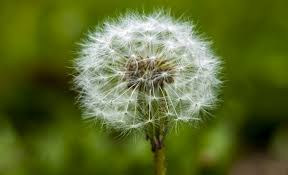
#> input picture hh.jpg, 288 x 175 px, found by its file name
$ python implementasi-SIFT.py
#> lines starting #> are read from the running program, lines starting #| are printed output that depends on the picture
import cv2

# Membaca gambar dalam mode grayscale
image = cv2.imread('hh.jpg', cv2.IMREAD_GRAYSCALE)
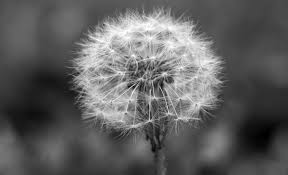
#> image: shape (175, 288); min 0, max 255, mean 95.5

# Inisialisasi objek SIFT
sift = cv2.SIFT_create()

# Mendeteksi keypoints dan komputasi deskriptor
keypoints, descriptors = sift.detectAndCompute(image, None)
#> keypoints = 262 keypoints; strongest (x, y, size): (164, 74, 3.7), (170, 80, 4.8), (149, 120, 2), (162, 85, 2.6)

# Menggambar keypoints di citra
sift_image = cv2.drawKeypoints(
    image, keypoints, None, flags=cv2.DRAW_MATCHES_FLAGS_DRAW_RICH_KEYPOINTS
)
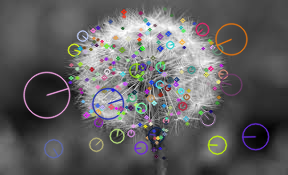
#> sift_image: shape (175, 288, 3); mean of channels 0, 1, 2 97, 96.3, 97.3; drawn as B, G, R

# Menampilkan hasil
cv2.imshow('SIFT Features', sift_image)
cv2.waitKey(0)
cv2.destroyAllWindows()

$ run again, with dk.jpg copied over hh.jpg
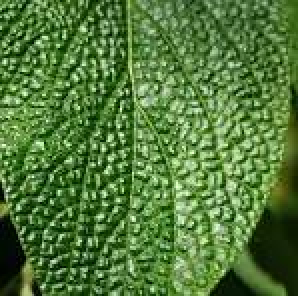
#> input picture dk.jpg, 149 x 148 px, found by its file name (shown 2 times larger)
#> `image = cv2.imread('hh.jpg', cv2.IMREAD_GRAYSCALE)`:
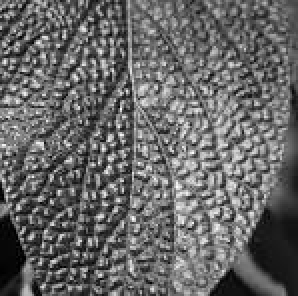
#> image: shape (148, 149) (shown 2 times larger); min 0, max 255, mean 102.5
#> keypoints = 536 keypoints; strongest (x, y, size): (9, 104, 1.9), (15, 118, 2.1), (50, 108, 2.3), (52, 97, 2.1)
#> `sift_image = cv2.drawKeypoints( image, keypoints, None, flags=cv2.DRAW..`:
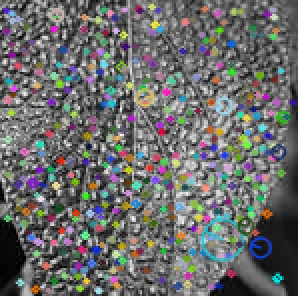
#> sift_image: shape (148, 149, 3) (shown 2 times larger); mean of channels 0, 1, 2 106.8, 107.4, 106.4; drawn as B, G, R

$ run again, with ss.jpg copied over hh.jpg
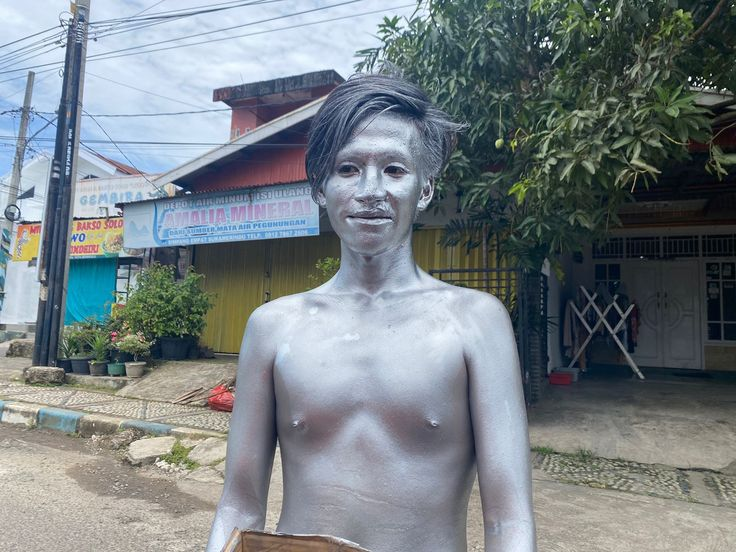
#> input picture ss.jpg, 736 x 552 px, found by its file name
#> `image = cv2.imread('hh.jpg', cv2.IMREAD_GRAYSCALE)`:
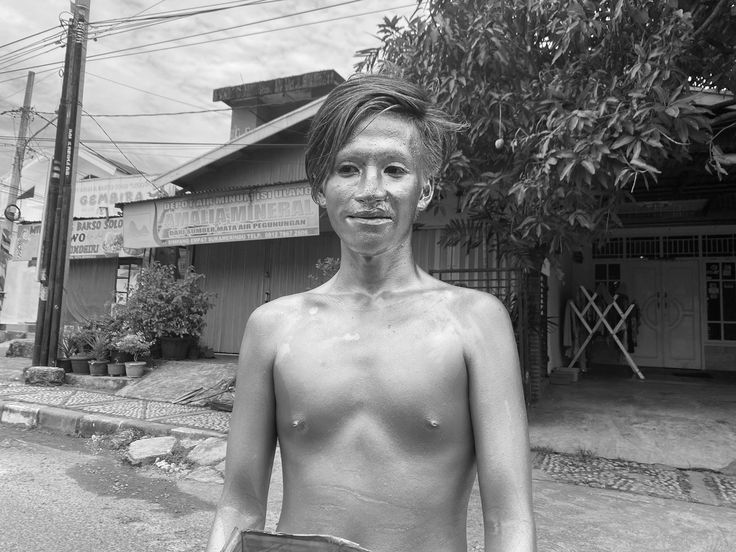
#> image: shape (552, 736); min 0, max 255, mean 125.9
#> keypoints = 3056 keypoints; strongest (x, y, size): (690, 79, 2.5), (607, 19, 2.5), (180, 188, 2.7), (549, 47, 2)
#> `sift_image = cv2.drawKeypoints( image, keypoints, None, flags=cv2.DRAW..`:
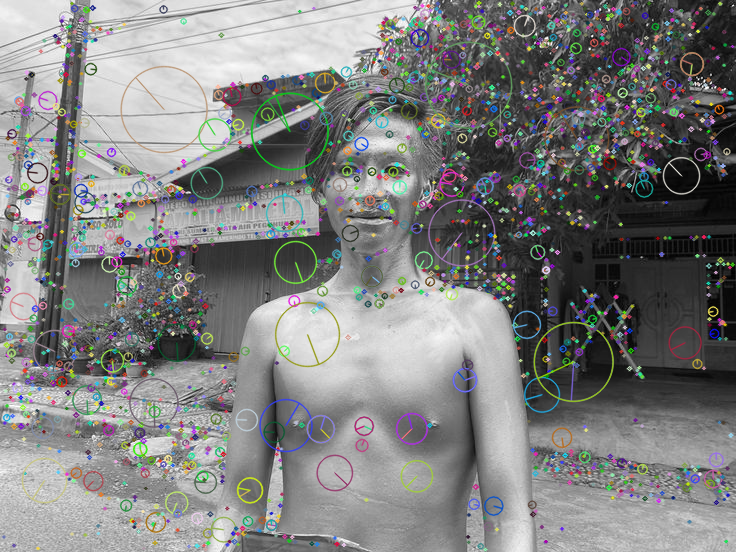
#> sift_image: shape (552, 736, 3); mean of channels 0, 1, 2 127.2, 127.9, 127.3; drawn as B, G, R
